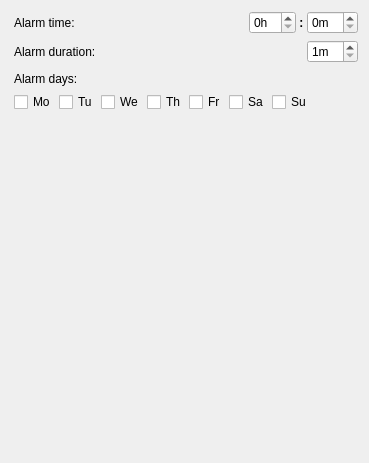
      <widget class="QWidget" name="tabAlarm">
       <attribute name="title">
        <string>Alarm</string>
       </attribute>
       <layout class="QVBoxLayout" name="verticalLayout_6">
        <item>
         <widget class="QWidget" name="wgtAlarmTime" native="true">
          <layout class="QHBoxLayout" name="horizontalLayout_25" stretch="1,0,0,0">
           <property name="spacing">
            <number>0</number>
           </property>
           <property name="leftMargin">
            <number>3</number>
           </property>
           <property name="topMargin">
            <number>0</number>
           </property>
           <property name="rightMargin">
            <number>0</number>
           </property>
           <property name="bottomMargin">
            <number>0</number>
           </property>
           <item>
            <widget class="QLabel" name="lblAlarm">
             <property name="text">
              <string>Alarm time:</string>
             </property>
            </widget>
           </item>
           <item>
            <widget class="TimeSpinBox" name="sbxAlarmHour">
             <property name="suffix">
              <string>h</string>
             </property>
             <property name="maximum">
              <number>23</number>
             </property>
            </widget>
           </item>
           <item>
            <widget class="QLabel" name="lblAlarmColon">
             <property name="font">
              <font>
               <weight>75</weight>
               <bold>true</bold>
              </font>
             </property>
             <property name="text">
              <string> : </string>
             </property>
            </widget>
           </item>
           <item>
            <widget class="TimeSpinBox" name="sbxAlarmMinute">
             <property name="suffix">
              <string>m</string>
             </property>
             <property name="maximum">
              <number>59</number>
             </property>
            </widget>
           </item>
          </layout>
         </widget>
        </item>
        <item>
         <widget class="QWidget" name="wgtAlarmTimeout" native="true">
          <layout class="QHBoxLayout" name="horizontalLayout_26" stretch="1,0">
           <property name="spacing">
            <number>0</number>
           </property>
           <property name="leftMargin">
            <number>3</number>
           </property>
           <property name="topMargin">
            <number>0</number>
           </property>
           <property name="rightMargin">
            <number>0</number>
           </property>
           <property name="bottomMargin">
            <number>0</number>
           </property>
           <item>
            <widget class="QLabel" name="lblAlarmTimeout">
             <property name="text">
              <string>Alarm duration:</string>
             </property>
            </widget>
           </item>
           <item>
            <widget class="TimeSpinBox" name="sbxAlarmTimeout">
             <property name="suffix">
              <string>m</string>
             </property>
             <property name="minimum">
              <number>1</number>
             </property>
             <property name="maximum">
              <number>60</number>
             </property>
            </widget>
           </item>
          </layout>
         </widget>
        </item>
        <item>
         <widget class="QWidget" name="wgtAlarmDays" native="true">
          <layout class="QVBoxLayout" name="verticalLayout_5">
           <property name="spacing">
            <number>6</number>
           </property>
           <property name="leftMargin">
            <number>3</number>
           </property>
           <property name="topMargin">
            <number>3</number>
           </property>
           <property name="rightMargin">
            <number>6</number>
           </property>
           <property name="bottomMargin">
            <number>6</number>
           </property>
           <item>
            <widget class="QLabel" name="lblAlarmDays">
             <property name="text">
              <string>Alarm days:</string>
             </property>
            </widget>
           </item>
           <item>
            <widget class="QWidget" name="wgtAlarmWeek" native="true">
             <layout class="QHBoxLayout" name="horizontalLayout_4">
              <property name="spacing">
               <number>3</number>
              </property>
              <property name="leftMargin">
               <number>0</number>
              </property>
              <property name="topMargin">
               <number>0</number>
              </property>
              <property name="rightMargin">
               <number>0</number>
              </property>
              <property name="bottomMargin">
               <number>0</number>
              </property>
              <item>
               <widget class="QCheckBox" name="cbxAlarmMo">
                <property name="text">
                 <string>Mo</string>
                </property>
               </widget>
              </item>
              <item>
               <widget class="QCheckBox" name="cbxAlarmTu">
                <property name="text">
                 <string>Tu</string>
                </property>
               </widget>
              </item>
              <item>
               <widget class="QCheckBox" name="cbxAlarmWe">
                <property name="text">
                 <string>We</string>
                </property>
               </widget>
              </item>
              <item>
               <widget class="QCheckBox" name="cbxAlarmTh">
                <property name="text">
                 <string>Th</string>
                </property>
               </widget>
              </item>
              <item>
               <widget class="QCheckBox" name="cbxAlarmFr">
                <property name="text">
                 <string>Fr</string>
                </property>
               </widget>
              </item>
              <item>
               <widget class="QCheckBox" name="cbxAlarmSa">
                <property name="text">
                 <string>Sa</string>
                </property>
               </widget>
              </item>
              <item>
               <widget class="QCheckBox" name="cbxAlarmSu">
                <property name="text">
                 <string>Su</string>
                </property>
               </widget>
              </item>
              <item>
               <spacer name="hspAlarmWeek">
                <property name="orientation">
                 <enum>Qt::Horizontal</enum>
                </property>
                <property name="sizeHint" stdset="0">
                 <size>
                  <width>40</width>
                  <height>20</height>
                 </size>
                </property>
               </spacer>
              </item>
             </layout>
            </widget>
           </item>
          </layout>
         </widget>
        </item>
        <item>
         <spacer name="verticalSpacer">
          <property name="orientation">
           <enum>Qt::Vertical</enum>
          </property>
          <property name="sizeHint" stdset="0">
           <size>
            <width>20</width>
            <height>334</height>
           </size>
          </property>
         </spacer>
        </item>
       </layout>
      </widget>
